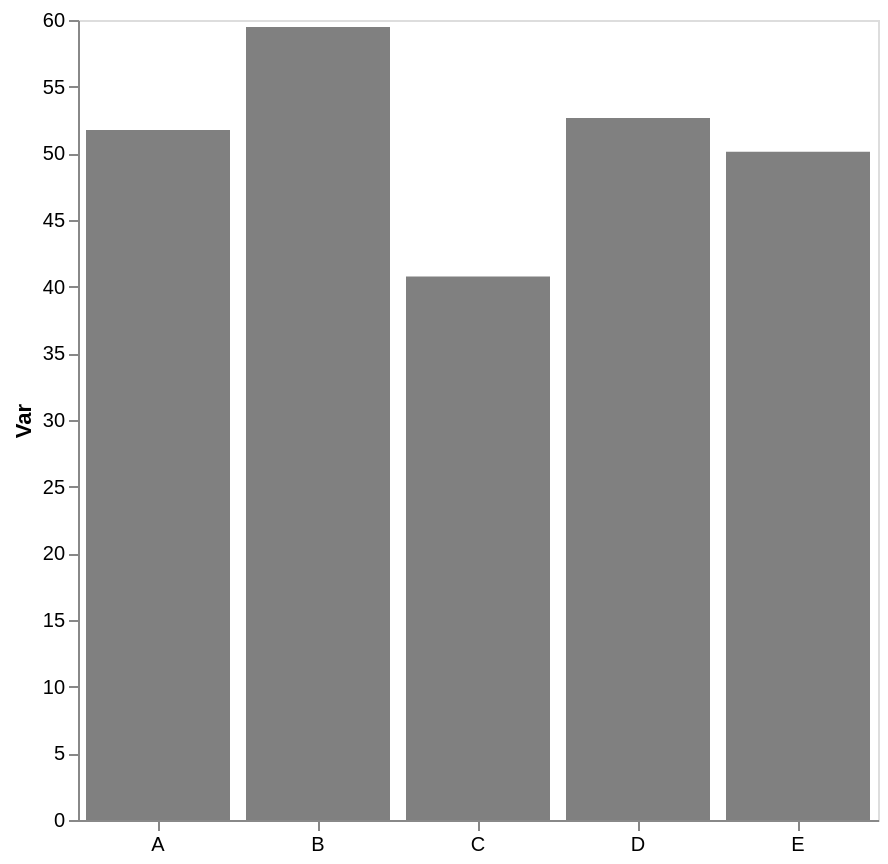

Here is the Vega-Lite specification saved for this chart:
### Vega-Lite specification from a JSON file in a GitHub repository (floating-point values rounded to 4 significant figures)
{"config": {"view": {"continuousWidth": 300, "continuousHeight": 300}, "axis": {"grid": false}, "bar": {"color": "gray"}}, "data": {"name": "data-2fd797ad4c065ebaf72acfea179d19f0"}, "mark": {"type": "bar"}, "encoding": {"x": {"axis": {"labelAngle": 0, "title": null}, "field": "cat", "type": "nominal"}, "y": {"aggregate": "mean", "axis": {"title": "Var"}, "field": "var1", "type": "quantitative"}}, "height": 400, "width": 400, "$schema": "https://vega.github.io/schema/vega-lite/v5.17.0.json", "datasets": {"data-2fd797ad4c065ebaf72acfea179d19f0": [{"cat": "A", "var1": 43.77, "var2": 46.92}, {"cat": "E", "var1": 46.18, "var2": 54.63}, {"cat": "E", "var1": 55.95, "var2": 60.83}, {"cat": "E", "var1": 48.25, "var2": 41.83}, {"cat": "B", "var1": 60.26, "var2": 43.18}, {"cat": "A", "var1": 50.66, "var2": 50.16}, {"cat": "B", "var1": 58.69, "var2": 51.1}, {"cat": "D", "var1": 53.36, "var2": 44.63}, {"cat": "A", "var1": 60.67, "var2": 58.93}, {"cat": "D", "var1": 51.96, "var2": 37.86}, {"cat": "A", "var1": 51.89, "var2": 57.03}, {"cat": "C", "var1": 40.76, "var2": 42.74}]}}
